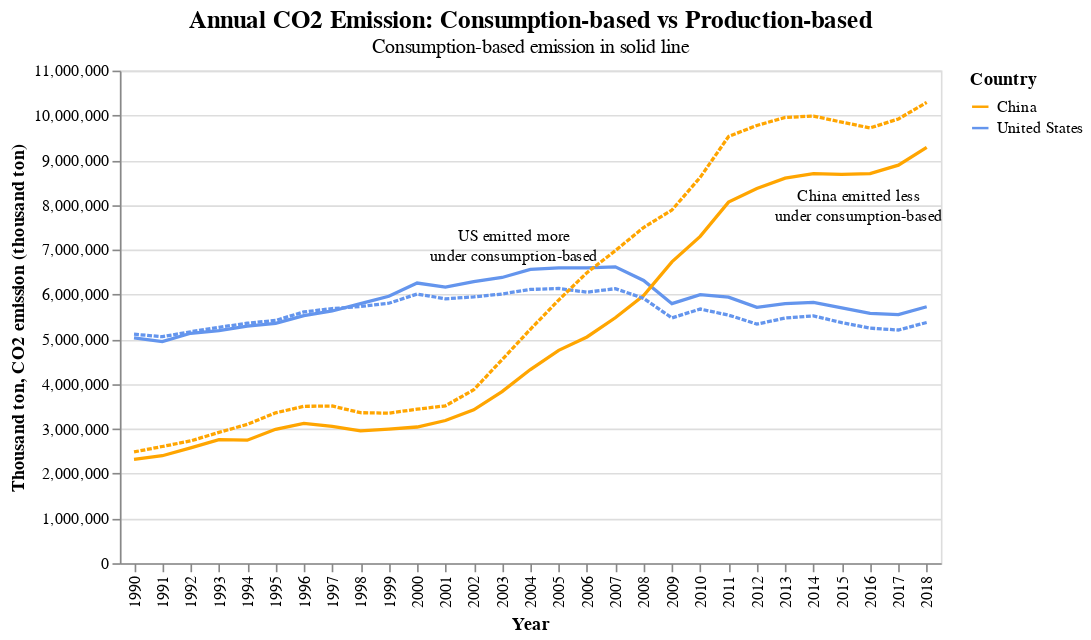

Notebook source saved alongside this figure:
### Code cell
chart5a=alt.Chart(data_chart5).mark_line().encode(
    alt.X('Year:O', axis=alt.Axis(title='Year')),
    alt.Y('Consumption CO2 Emission:Q',
          axis=alt.Axis(title='Thousand ton')),
    color=alt.Color('Country Name:N',
                    scale = alt.Scale(domain=['China', 'United States'],
                                      range=['orange', 'cornflowerblue']),
                    legend = alt.Legend(title='Country')
                   )
).properties(width=500, height=300,
             title=alt.TitleParams(text='Annual CO2 Emission: Consumption-based vs Production-based',
                                   subtitle='Consumption-based emission in solid line',
                                   fontSize=15,subtitleFontSize=12))

chart5b=alt.Chart(data_chart5).mark_line(strokeDash=[3,1]).encode(
    alt.X('Year:O', axis=alt.Axis(title='Year')),
    alt.Y('CO2 Emission:Q',
          axis=alt.Axis(title='CO2 emission (thousand ton)')),
    color=alt.Color('Country Name:N',
                    scale = alt.Scale(domain=['China', 'United States'],
                                      range=['orange', 'cornflowerblue']),
                    legend = alt.Legend(title='Country')
                   )
).properties(width=500, height=300,
             title=alt.TitleParams(text='Annual CO2 Emission: Consumption-based vs Production-based',
                                   subtitle='Consumption-based emission in solid line',
                                   fontSize=15,subtitleFontSize=14))

text1 = alt.Chart({'values':[{'y': 7300000}]}).mark_text(
    text='US emitted more \nunder consumption-based',lineBreak='\n',dx=-10,size=10
).encode(
    y='y:Q'
)

text2 = alt.Chart({'values':[{'y': 8200000}]}).mark_text(
    text='China emitted less \nunder consumption-based',lineBreak='\n',dx=200,size=10
).encode(
    y='y:Q'
)

alt.layer(chart5a, chart5b, text1, text2).resolve_scale(
    x = 'shared',
    y = 'shared'
)
